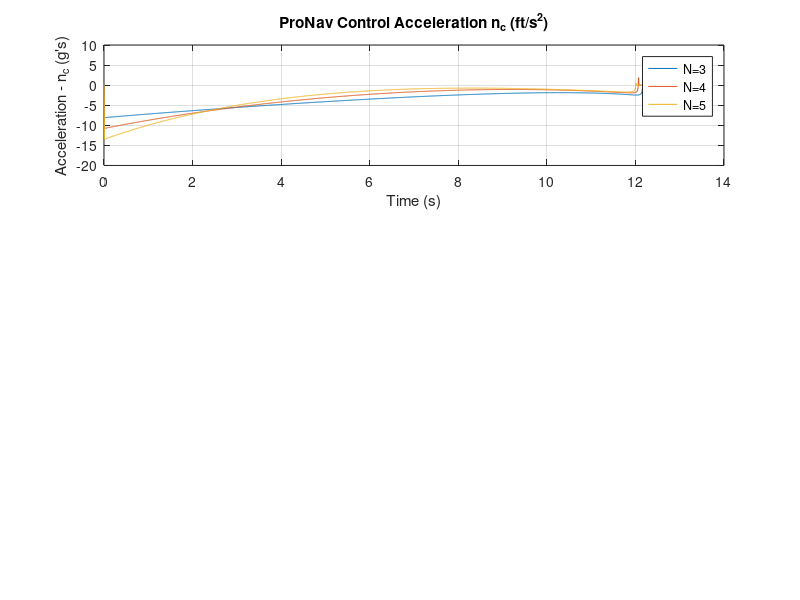

Here is the MATLAB script that generated this plot: (Note: this script raises an error after producing the figure.)
close all
clear
g = 32.174;         % gravitational accel
% Simulation parameters
nt = 3 * g;         % acceleration of target
Nvalues = [3 4 5];  % guidance gain
he = deg2rad(30);   % heading error
augmented = true;
dt = 0.01;
dtfine = 0.0001;

% Constants
vm = 3000;      % Missile velocity (ft/s)
vt = 1000;      % Target velocity (ft/s)
R0 = 40000;     % Initial range (ft)

for N = Nvalues
    % Initial conditions
    xm(1,N-2) = 0;        % Missile initial x position (ft)
    ym(1,N-2) = 0;        % Missile initial y position (ft)
    xt(1,N-2) = R0;       % Target initial x position (ft)
    yt(1,N-2) = 0;        % Target initial y position (ft)
    beta = 0;             % Target FPA
    i = 1;

    % Target velocity components
    Vtx(i,N-2) = -vt*cos(beta);
    Vty(i,N-2) = vt*sin(beta);
    
    % Relative positions
    Rx(i,N-2) = xt(i,N-2) - xm(i,N-2);
    Ry(i,N-2) = yt(i,N-2) - ym(i,N-2);
    R(i,N-2) = sqrt(Rx(i,N-2)^2 + Ry(i,N-2)^2);
    
    % calculate angles
    lambda = atan2(Ry(i,N-2),Rx(i,N-2));
    L = asin(vt*sin(beta+lambda)/vm);  
    theta = lambda + L;

    % mission velocity
    Vmx(i,N-2) = vm*cos(theta + he);
    Vmy(i,N-2) = vm*sin(theta + he);
    Vx = Vtx(i,N-2) - Vmx(i,N-2);     % relative velocity, x_hat
    Vy = Vty(i,N-2) - Vmy(i,N-2);     % relative velocity, y_hat
    Vc = -(Rx(i,N-2)*Vx + Ry(i,N-2)*Vy)/R(i,N-2);  % closing velocity
    lambdad = (Rx(i,N-2)*Vy-Ry(i,N-2)*Vx)/(R(i,N-2)^2);
    tgo = R(i,N-2)/Vc;
    ZEM(i,N-2) = Vc * tgo;

    T(i,N-2) = 0;
    while Vc > 0
        % Simulation loop for different guidance laws and initial conditions       
        i= i+1;
        if Vc <=1000
            dt = dtfine;
        end
        if augmented
            nc(i,N-2) = N*Vc*lambdad + 0.5*N*nt;
        else
            nc(i,N-2) = N*Vc*lambdad;
        end
        % acceleration components
        amx = -nc*sin(lambda);
        amy = nc*cos(lambda);
        
        betad = nt/vt;
        beta = beta + dt*betad;
        Vtx(i,N-2) = -vt*cos(beta);
        Vty(i,N-2) = vt*sin(beta);  
        Vmx(i,N-2) = Vmx(i-1,N-2) + dt*amx(i,N-2);
        Vmy(i,N-2) = Vmy(i-1,N-2) + dt*amy(i,N-2);
        
        xt(i,N-2) = xt(i-1) + dt*Vtx(i,N-2);
        yt(i,N-2) = yt(i-1) + dt*Vty(i,N-2);
        xm(i,N-2) = xm(i-1,N-2) + dt*Vmx(i,N-2);
        ym(i,N-2) = ym(i-1,N-2) + dt*Vmy(i,N-2);
        Rx(i,N-2) = xt(i,N-2) - xm(i,N-2);
        Ry(i,N-2) = yt(i,N-2) - ym(i,N-2);
        R(i,N-2) = sqrt(Rx(i,N-2)^2 + Ry(i,N-2)^2);
        Vx = Vtx(i,N-2) - Vmx(i,N-2);
        Vy = Vty(i,N-2) - Vmy(i,N-2);
        lambda = atan2(Ry(i,N-2),Rx(i,N-2));
        lambdad = (Rx(i,N-2)*Vy-Ry(i,N-2)*Vx)/(R(i,N-2)^2);
        T(i,N-2) = T(i-1,N-2) + dt;
        % Calculate closing velocity
        Vc = -(Rx(i,N-2)*Vx + Ry(i,N-2)*Vy)/R(i,N-2);     
        tgo = R(i)/Vc;
        ZEM(i,N-2) = tgo * (Rx(i)*Vy - Ry(i)*Vx)/R(i);
        end 
end

output=[T,xm,ym,xt,yt,nc];
% save 'c:\src\asen6015\datfil.txt' output -ascii -tabs

% Plot results for PN
figure(1);
subplot(3, 1, 1);
plot(T(:,1), nc(:,1)/g,T(:,1),nc(:,2)/g,T(:,1),nc(:,3)/g);
xlabel('Time (s)');
ylabel('Acceleration - n_c (g''s)');
title('ProNav Control Acceleration n_c (ft/s^2)');
legend('N=3', 'N=4', 'N=5','Location','best');
ylim([-20 10]);
grid on;
sgtitle('Proportional Navigation')


subplot(3,1,2);
plot(T(:,1), ym(:,1),T(:,1),ym(:,2),T(:,1),ym(:,3));
xlabel('Time (s)');
ylabel('Vertical Position - y (m)');
title(' ProNav Missile Vertical Displacement (ft)');
legend('N=3', 'N=4', 'N=5','Location','best');
grid on;

subplot(3,1,3);
plot(T(:,1), Vmy(:,1),T(:,1),Vmy(:,2),T(:,1),Vmy(:,3));
title(' ProNav Missile Vertical Velocity - \Deltay (ft/s)');
xlabel('Time (s)');
ylabel('Vertical Velocity (ft/s)')
legend('N=3', 'N=4', 'N=5','Location','best');

% remove entries with zerosym3 = noZeros(ym(:,1));
xt3 = noZeros(xt(:,1));
xt4 = noZeros(xt(:,2));
xt5 = noZeros(xt(:,3));
xm3 = [0;noZeros(xm(:,1))];
xm4 = [0;noZeros(xm(:,2))];
xm5 = [0;noZeros(xm(:,3))];
yt3 = [0;noZeros(yt(:,1))];
yt4 = [0;noZeros(yt(:,2))];
yt5 = [0;noZeros(yt(:,3))];
ym3 = [0;noZeros(ym(:,1))];
ym4 = [0;noZeros(ym(:,2))];
ym5 = [0;noZeros(ym(:,3))];

if nt == 0
    yt3 = yt(1:length(xm3),1);
    yt4 = yt(1:length(xm4),2);
    yt5 = yt(1:length(xm5),3);
end

figure(2)
subplot(3,1,1)
plot(xt3,yt3,xm3,ym3);
legend('Target','Missile','Location','best');
title(' ProNav Collision Path N=3');
xlabel('Horizontal Position (ft)');
ylabel('Vertical Position (ft)');
 %ylim([-1000 4000]);

subplot(3,1,2)
plot(xt4,yt4,xm4,ym4);
legend('Target','Missile','Location','best');
title(' ProNav Collision Path N=4');
xlabel('Horizontal Position (ft)');
ylabel('Vertical Position (ft)')
% ylim([-1000 4000]);

subplot(3,1,3)
plot(xt5,yt5,xm5,ym5);
legend('Target','Missile','Location','best');
title(' ProNav Collision Path N=5');
xlabel('Horizontal Position (ft)');
ylabel('Vertical Position (ft)')
 %ylim([-2000 500]);


figure(3)
plot(T(:,1), ZEM(:,1),T(:,2),ZEM(:,2),T(:,3),ZEM(:,3));
xlabel('Time (s)');
ylabel('ZEM (ft)');
title(' ProNav Zero Effort Miss (ft)');
legend('N=3', 'N=4', 'N=5','Location','best');
ylim([-16000,1500])
grid on;

function x = noZeros(m)
    x = m(m~=0);
end
